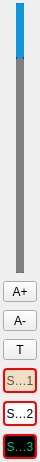
<?xml version="1.0" encoding="UTF-8"?>
<ui version="4.0">
 <class>dlgReaderFun</class>
 <widget class="QDialog" name="dlgReaderFun">
  <property name="geometry">
   <rect>
    <x>0</x>
    <y>0</y>
    <width>40</width>
    <height>462</height>
   </rect>
  </property>
  <property name="windowTitle">
   <string>Dialog</string>
  </property>
  <layout class="QHBoxLayout" name="horizontalLayout">
   <property name="leftMargin">
    <number>0</number>
   </property>
   <property name="topMargin">
    <number>0</number>
   </property>
   <property name="rightMargin">
    <number>0</number>
   </property>
   <property name="bottomMargin">
    <number>0</number>
   </property>
   <item>
    <widget class="QFrame" name="frameFun">
     <property name="minimumSize">
      <size>
       <width>0</width>
       <height>0</height>
      </size>
     </property>
     <property name="maximumSize">
      <size>
       <width>40</width>
       <height>16777215</height>
      </size>
     </property>
     <property name="frameShape">
      <enum>QFrame::NoFrame</enum>
     </property>
     <property name="frameShadow">
      <enum>QFrame::Raised</enum>
     </property>
     <layout class="QVBoxLayout" name="verticalLayout_3">
      <property name="spacing">
       <number>8</number>
      </property>
      <property name="leftMargin">
       <number>3</number>
      </property>
      <property name="topMargin">
       <number>3</number>
      </property>
      <property name="rightMargin">
       <number>3</number>
      </property>
      <property name="bottomMargin">
       <number>3</number>
      </property>
      <item>
       <widget class="QSlider" name="hSlider">
        <property name="sizePolicy">
         <sizepolicy hsizetype="Preferred" vsizetype="Expanding">
          <horstretch>0</horstretch>
          <verstretch>0</verstretch>
         </sizepolicy>
        </property>
        <property name="minimumSize">
         <size>
          <width>0</width>
          <height>25</height>
         </size>
        </property>
        <property name="styleSheet">
         <string notr="true">
QSlider::groove:vertical
{
	background: #0000ff; 
	width: 10px; 
	border-radius: 1px; 
	padding-left:-1px; 
	padding-right:-1px; 
	padding-top:-1px; 
	padding-bottom:-1px; 
}

QSlider::sub-page:vertical 
{
	background: rgb(18,150,218); 
	border-radius: 2px; 
}
QSlider::add-page:vertical
{
	background-color: rgb(128,128,128);
	width: 10px; 
	border-radius: 2px; 
}

QSlider::handle:vertical
{ 
	border-image: url(&quot;:/res/qslider_btn.png&quot;);				
	margin: -4px -8px -4px -8px; 
	height: 25px; 
}


</string>
        </property>
        <property name="value">
         <number>20</number>
        </property>
        <property name="orientation">
         <enum>Qt::Vertical</enum>
        </property>
        <property name="invertedAppearance">
         <bool>true</bool>
        </property>
        <property name="invertedControls">
         <bool>false</bool>
        </property>
       </widget>
      </item>
      <item>
       <widget class="QToolButton" name="btnFontPlus">
        <property name="sizePolicy">
         <sizepolicy hsizetype="Preferred" vsizetype="Fixed">
          <horstretch>0</horstretch>
          <verstretch>0</verstretch>
         </sizepolicy>
        </property>
        <property name="minimumSize">
         <size>
          <width>0</width>
          <height>0</height>
         </size>
        </property>
        <property name="text">
         <string>A+</string>
        </property>
        <property name="icon">
         <iconset resource="../res.qrc">
          <normaloff>:/res/a1.png</normaloff>:/res/a1.png</iconset>
        </property>
        <property name="iconSize">
         <size>
          <width>30</width>
          <height>30</height>
         </size>
        </property>
        <property name="toolButtonStyle">
         <enum>Qt::ToolButtonIconOnly</enum>
        </property>
       </widget>
      </item>
      <item>
       <widget class="QToolButton" name="btnFontLess">
        <property name="sizePolicy">
         <sizepolicy hsizetype="Preferred" vsizetype="Fixed">
          <horstretch>0</horstretch>
          <verstretch>0</verstretch>
         </sizepolicy>
        </property>
        <property name="minimumSize">
         <size>
          <width>0</width>
          <height>0</height>
         </size>
        </property>
        <property name="text">
         <string>A-</string>
        </property>
        <property name="icon">
         <iconset resource="../res.qrc">
          <normaloff>:/res/a2.png</normaloff>:/res/a2.png</iconset>
        </property>
        <property name="iconSize">
         <size>
          <width>30</width>
          <height>30</height>
         </size>
        </property>
        <property name="toolButtonStyle">
         <enum>Qt::ToolButtonIconOnly</enum>
        </property>
       </widget>
      </item>
      <item>
       <widget class="QToolButton" name="btnFont">
        <property name="sizePolicy">
         <sizepolicy hsizetype="Preferred" vsizetype="Fixed">
          <horstretch>0</horstretch>
          <verstretch>0</verstretch>
         </sizepolicy>
        </property>
        <property name="minimumSize">
         <size>
          <width>0</width>
          <height>0</height>
         </size>
        </property>
        <property name="text">
         <string>T</string>
        </property>
        <property name="icon">
         <iconset resource="../res.qrc">
          <normaloff>:/res/font.png</normaloff>:/res/font.png</iconset>
        </property>
        <property name="iconSize">
         <size>
          <width>30</width>
          <height>30</height>
         </size>
        </property>
        <property name="toolButtonStyle">
         <enum>Qt::ToolButtonIconOnly</enum>
        </property>
       </widget>
      </item>
      <item>
       <widget class="QToolButton" name="btnStyle1">
        <property name="sizePolicy">
         <sizepolicy hsizetype="Preferred" vsizetype="Fixed">
          <horstretch>0</horstretch>
          <verstretch>0</verstretch>
         </sizepolicy>
        </property>
        <property name="minimumSize">
         <size>
          <width>0</width>
          <height>25</height>
         </size>
        </property>
        <property name="styleSheet">
         <string notr="true">color: rgb(102, 78, 48);
background-color: rgb(240, 222, 198);

border: 2px solid rgb(255,0,0);
border-radius: 4px;</string>
        </property>
        <property name="text">
         <string>Style1</string>
        </property>
        <property name="toolButtonStyle">
         <enum>Qt::ToolButtonTextOnly</enum>
        </property>
        <property name="autoRaise">
         <bool>false</bool>
        </property>
       </widget>
      </item>
      <item>
       <widget class="QToolButton" name="btnStyle2">
        <property name="sizePolicy">
         <sizepolicy hsizetype="Preferred" vsizetype="Fixed">
          <horstretch>0</horstretch>
          <verstretch>0</verstretch>
         </sizepolicy>
        </property>
        <property name="minimumSize">
         <size>
          <width>0</width>
          <height>25</height>
         </size>
        </property>
        <property name="styleSheet">
         <string notr="true">color: rgb(0, 0, 0);
background-color: rgb(255, 255, 255);

border: 2px solid rgb(255,0,0);
border-radius: 4px;
</string>
        </property>
        <property name="text">
         <string>Style2</string>
        </property>
        <property name="toolButtonStyle">
         <enum>Qt::ToolButtonTextOnly</enum>
        </property>
        <property name="autoRaise">
         <bool>false</bool>
        </property>
       </widget>
      </item>
      <item>
       <widget class="QToolButton" name="btnStyle3">
        <property name="minimumSize">
         <size>
          <width>0</width>
          <height>25</height>
         </size>
        </property>
        <property name="styleSheet">
         <string notr="true">color: #00C78C;
background-color: rgb(0, 0, 0);

border: 2px solid rgb(255,0,0);
border-radius: 4px;</string>
        </property>
        <property name="text">
         <string>Style3</string>
        </property>
       </widget>
      </item>
     </layout>
    </widget>
   </item>
  </layout>
 </widget>
 <resources>
  <include location="../res.qrc"/>
 </resources>
 <connections/>
</ui>
